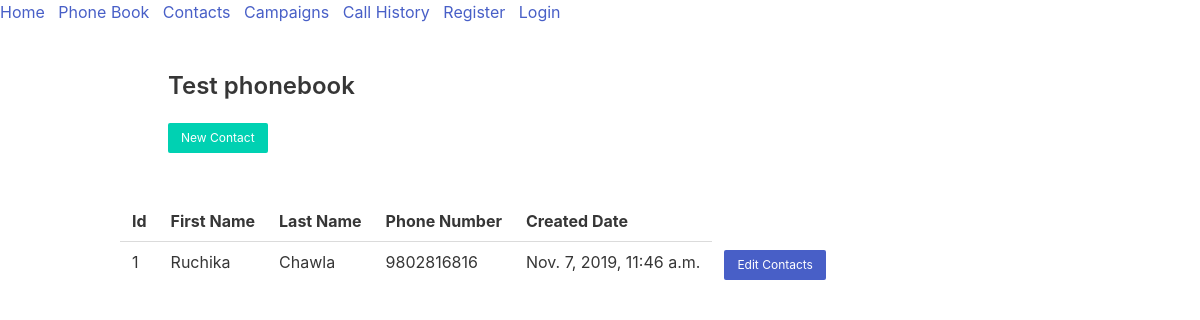
Screenshot of /view_phonebook_contacts/4 with the database file from the repository.
### voiceBroadcastApp/models.py (models this page shows, shortened)
class PhoneBook(models.Model):
    agent = models.CharField(max_length=255, default='admin')
    name = models.CharField(max_length=255, default='')
    description = models.TextField(default='')
    created_date = models.DateTimeField(default=datetime.now())
    def __str__(self):
        return self.name

class Contact(models.Model):
    agent = models.CharField(max_length=255, default='admin')
    first_name = models.CharField(max_length=255, default='')
    last_name = models.CharField(max_length=255, default='')
    created_date = models.DateTimeField(default=datetime.now())
    phone_number = models.IntegerField(unique=True)
    phone_book = models.ManyToManyField(PhoneBook)

### voiceBroadcastApp/views.py (the view)
# urls.py: path('view_phonebook_contacts/<int:id>', views.view_phonebook_contacts, name='view_phonebook_contacts'),
def view_phonebook_contacts(request, id):
    phonebook = PhoneBook.objects.get(id=id)
    contacts = phonebook.contact_set.all()
    return render(request, 'voiceBroadcastApp/contacts.html', {'contacts': contacts, 'phonebook_name': phonebook, 'id': id})

### voiceBroadcastApp/templates/voiceBroadcastApp/contacts.html (shortened to what this page needs)
{% extends 'base/base.html' %}
{% block content %}
    <!DOCTYPE html>
    <html lang="en">
    <head>
    </head>
    <body>
    <div class="container">
        <div class="section">
            {% if id %}
                <h3 class="content title is-4">{{ phonebook_name }}</h3>
             {% else %}
                <h3 class="content title is-4">Contacts</h3>
            {% endif %}
            <form action="{% url 'add_contact' %}">
                <input class="button is-primary is-small" type="submit" value="New Contact">
            </form>
        </div>
        <div class="table-container">
            <table class="table">
                <tr>
                    <th>Id</th>
                    <th>First Name</th>
                    <th>Last Name</th>
                    <th>Phone Number</th>
                    <th>Created Date</th>
                </tr>
                {% for contact in contacts %}
                    <tr>
                        <td>{{ contact.id }}</td>
                        <td>{{ contact.first_name }}</td>
                        <td>{{ contact.last_name }}</td>
                        <td>{{ contact.phone_number }}</td>
                        <td>{{ contact.created_date }}</td>
                        <td><a href="../edit_contacts/{{ contact.id }}" class="button is-small is-link">
                            Edit Contacts </a></td>
                    </tr>
                {% endfor %}
            </table>
        </div>
    </div>
    </body>
    </html>
{% endblock %}

### rows the page displays
PhoneBook: name "Test phonebook"
Contact: id "1", first_name "Ruchika", last_name "Chawla", phone_number "9802816816", created_date "Nov. 7, 2019, 11:46 a.m."
